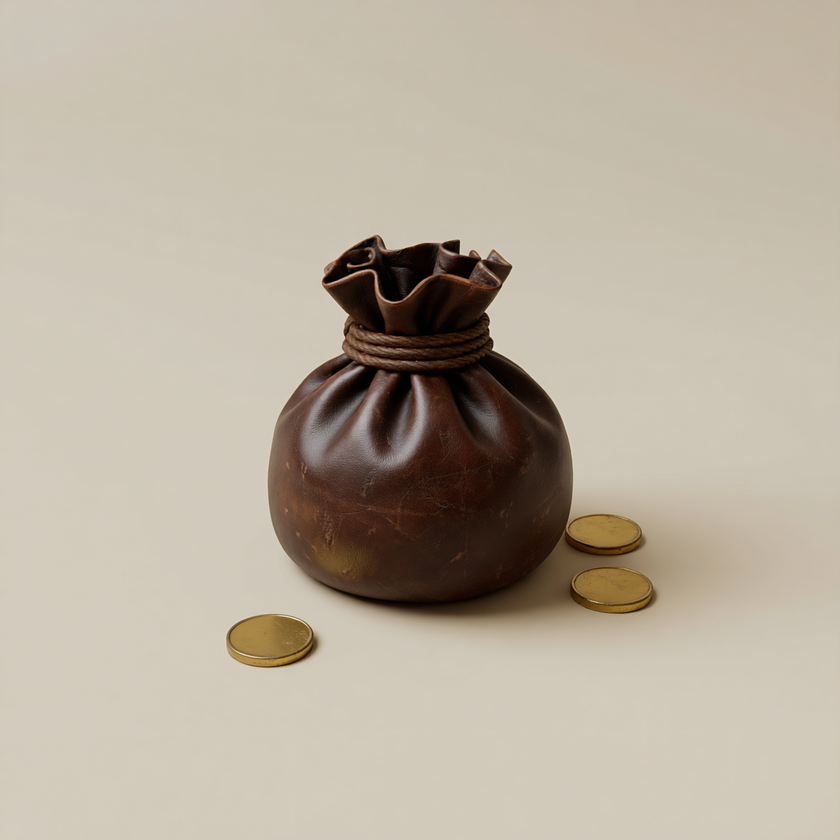
#> input picture scripts/models/prop-pickup-coin/concept.png, 840 x 840 px, shrunk from 1328 x 1328 before the run
$ python register_rear_warp.py ../prop-pickup-coin/concept.png ../prop-pickup-coin/concept.png ../prop-pickup-coin/concept.png
#> lines starting #> are read from the running program, lines starting #| are printed output that depends on the picture; after the words box and inside, x2 and y2 are one past the last pixel; in counts of white or black regions, pixels touching at a corner belong together
"""Register a rear-view painting to the mesh's orthographic back silhouette with a silhouette-driven warp.

python register_rear_warp.py <painting.png> <rear-mask.png> <outDir> [--orientation=painted|mirrored]

Qwen keeps the pose of the grey sculpt it repaints but not always its proportions (a taller figure, longer legs).
A global scale and shift (register_rear.py) then leaves painted boots on the trousers and a tunic hem on the
thighs. This version (1) fits a global anisotropic scale and shift from the silhouettes' bounding boxes, refined
by silhouette IoU, then (2) warps rows with a monotonic dynamic-programming alignment of the two silhouettes'
row profiles (width, centre, run count) and (3) maps each row horizontally piecewise-linearly between matching
silhouette runs (torso, arms, legs). The warp is smoothed so it never tears.

Writes painting-registered.png (mesh frame, painted colours extended past the painted silhouette),
overlay.png, warp.png (displacement field) and registration.json. Both mirror orientations are scored.
--orientation overrides the automatic choice after review (for example when the painted pouch would land on the
hip without the pouch geometry); both scores are still recorded. Without it the output is unchanged.
"""
import json
import sys
from pathlib import Path

import numpy as np
from PIL import Image
from scipy import ndimage

painting_path, mask_path, out = Path(sys.argv[1]), Path(sys.argv[2]), Path(sys.argv[3])
forced = next((arg.split("=", 1)[1] for arg in sys.argv[4:] if arg.startswith("--orientation=")), None)
if forced not in (None, "painted", "mirrored"):
    raise SystemExit(f"unknown orientation {forced}")
out.mkdir(parents=True, exist_ok=True)
paint = np.asarray(Image.open(painting_path).convert("RGB"), dtype=np.float32)
target = np.asarray(Image.open(mask_path).convert("L")) > 127
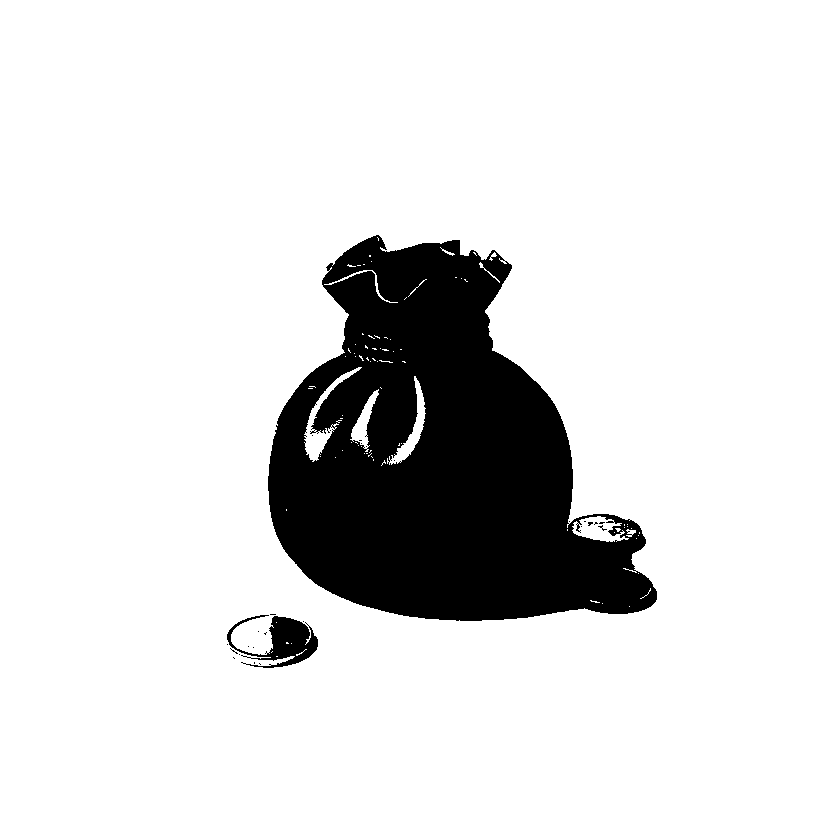
#> target: shape (840, 840) bool; 86.8% white; 27 black regions (25 under 20 px), largest, box (x1, y1, x2, y2) and area: (268, 235, 657, 621) 90981, (227, 615, 318, 668) 2066
H, W = target.shape
if paint.shape[:2] != (H, W):
    raise SystemExit(f"painting {paint.shape[:2]} does not match mask {(H, W)}")


def backdrop_model(image, figure):
    """Per-channel quadratic fit of the backdrop over pixels well outside the figure (painted backdrops are graded)."""
    h, w = image.shape[:2]
    outside = ~ndimage.binary_dilation(figure, iterations=12)
    ys, xs = np.nonzero(outside)
    step = max(1, len(ys) // 40000)
    ys, xs = ys[::step], xs[::step]

    def basis(y, x):
        u, v = x / w - 0.5, y / h - 0.5
        return np.stack([np.ones_like(u), u, v, u * u, v * v, u * v], axis=-1)

    coefficients, *_ = np.linalg.lstsq(basis(ys.astype(np.float64), xs.astype(np.float64)), image[ys, xs].astype(np.float64), rcond=None)
    gy, gx = np.mgrid[0:h, 0:w].astype(np.float64)
    return basis(gy, gx) @ coefficients


def foreground(image):
    border = np.concatenate([image[:6].reshape(-1, 3), image[-6:].reshape(-1, 3), image[:, :6].reshape(-1, 3), image[:, -6:].reshape(-1, 3)])
    backdrop = np.median(border, axis=0)
#> backdrop = [206, 197, 184]
    raw = np.abs(image - backdrop).sum(axis=2) > 30
#> raw: shape (840, 840) bool; 26.1% white; 204 white regions (200 under 20 px), largest, box (x1, y1, x2, y2) and area: (266, 234, 831, 645) 122203, (440, 0, 840, 229) 57000, (225, 613, 324, 668) 4245, (574, 135, 587, 154) 94

    def largest(mask):
        labels, count = ndimage.label(mask)
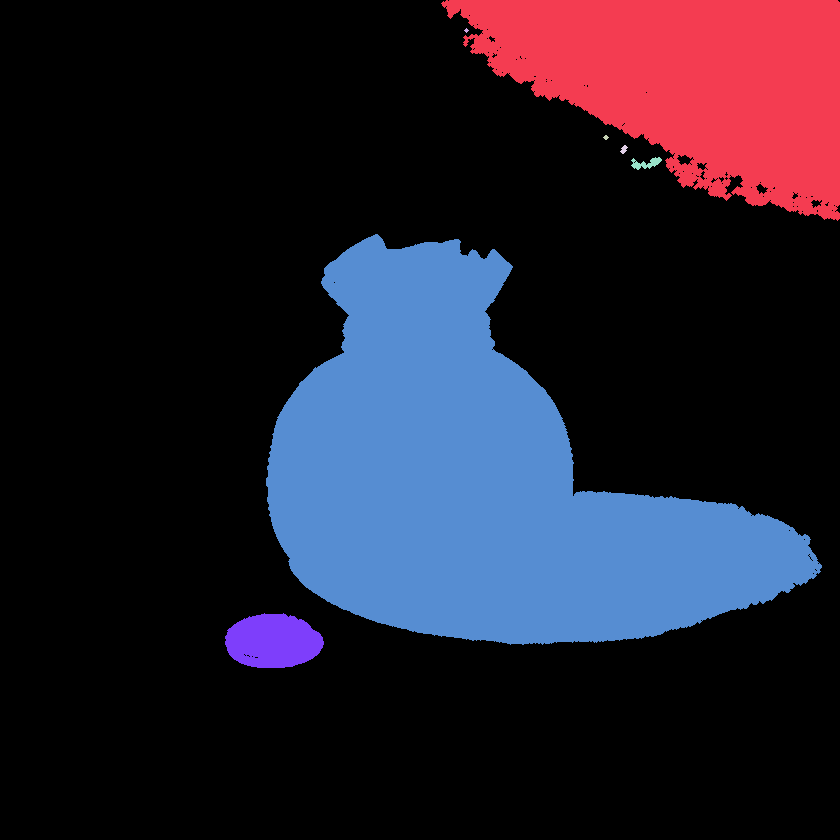
#> labels: shape (840, 840) int32; 8 distinct labels, from 0 to 7; one colour per label, 0 black
#> count = 7
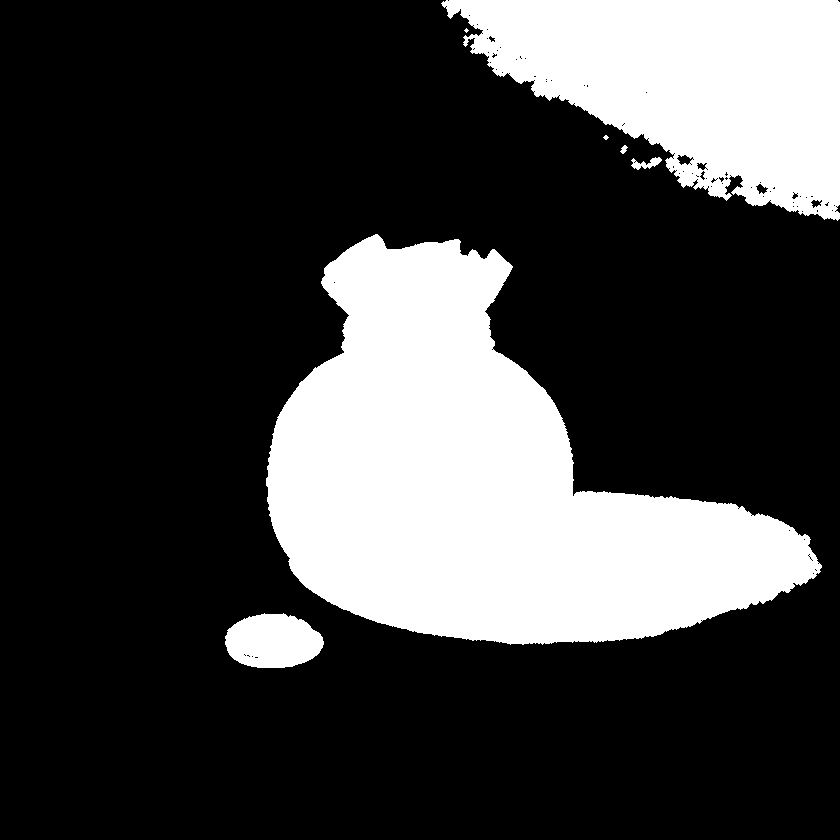
#> mask: shape (840, 840) bool; 25.7% white; 7 white regions (2 under 20 px), largest, box (x1, y1, x2, y2) and area: (266, 234, 822, 645) 121843, (441, 0, 840, 221) 54909, (225, 613, 324, 668) 4222, (631, 157, 662, 170) 194, (620, 145, 628, 154) 40
        if count == 0:
            raise SystemExit("no foreground found in painting")
        sizes = ndimage.sum(mask, labels, range(1, count + 1))
#> sizes = [54909, 13, 18, 40, 194, 121843, 4222]
        return labels == (int(np.argmax(sizes)) + 1)
#> returned value: shape (840, 840) bool; 17.3% white; 1 white region, box (x1, y1, x2, y2) and area: (266, 234, 822, 645) 121843

    first = ndimage.binary_fill_holes(ndimage.binary_closing(largest(ndimage.binary_opening(raw, iterations=2)), iterations=3))
#> first: shape (840, 840) bool; 17.3% white; 1 white region, box (x1, y1, x2, y2) and area: (266, 234, 822, 645) 121915
    model = backdrop_model(image, first)
#> in backdrop_model, `step = max(1, len(ys) // 40000)`: step = 14
#> in backdrop_model, `coefficients, *_ = np.linalg.lstsq(basis(ys.astype(np.float64), xs.ast..`: coefficients = [[204.9, 196.9, 181.2], [-6.5, -7.17, -8.55], [11.87, 12.62, 14.07], [6.34, 6.62, 10.39], [-8.72, -12.91, -15.4], [12.23, 16.17, 23.29]]
    # Painted floor shading (shadows and light pools) is the backdrop darkened or brightened, often cooled toward
    # blue-grey; it is unsaturated. Drop it in the lower part of the frame so the feet, not the floor, bound the figure.
    ratio = image / np.maximum(model, 1.0)
    grey = (ratio.max(axis=2) - ratio.min(axis=2)) < 0.08
#> grey: shape (840, 840) bool; 86.8% white; 62 black regions (59 under 20 px), largest, box (x1, y1, x2, y2) and area: (268, 234, 740, 634) 86560, (226, 614, 321, 668) 4110, (323, 369, 401, 458) 2059
    shade = (ratio.mean(axis=2) > 0.2) & (ratio.mean(axis=2) < 1.8)
#> shade: shape (840, 840) bool; 93% white; 114 black regions (102 under 20 px), largest, box (x1, y1, x2, y2) and area: (322, 273, 568, 612) 44102, (324, 238, 439, 301) 3274, (442, 256, 480, 279) 518
    saturation = (image.max(axis=2) - image.min(axis=2)) / np.maximum(image.max(axis=2), 1.0)
    floor_tone = (saturation < 0.16) & (image.mean(axis=2) > 90)
#> floor_tone: shape (840, 840) bool; 82.8% white; 541 black regions (513 under 20 px), largest, box (x1, y1, x2, y2) and area: (267, 234, 793, 641) 109150, (708, 0, 840, 127) 4248, (226, 614, 323, 669) 4201
    # Warm floor gradients stay bright: in the bottom fifth only the dark boots and trousers are figure.
    floor_tone |= image.mean(axis=2) > 0.72 * float(np.median(model[..., :].mean(axis=2)))
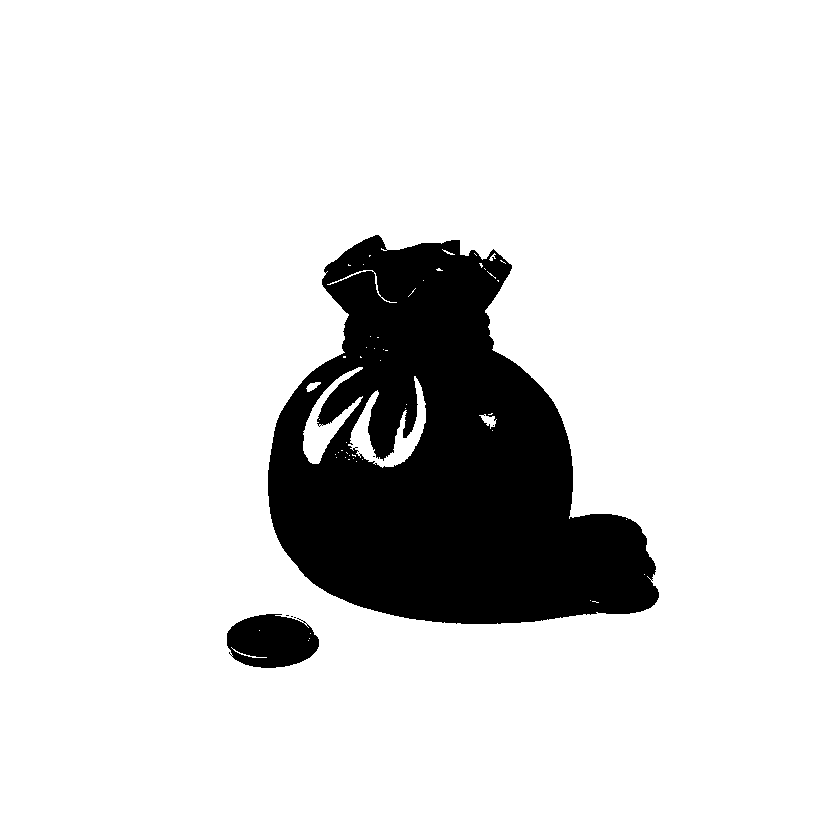
#> floor_tone: shape (840, 840) bool; 86.4% white; 7 black regions (5 under 20 px), largest, box (x1, y1, x2, y2) and area: (268, 235, 659, 624) 92209, (227, 614, 319, 668) 3833
    rows = np.arange(image.shape[0])[:, None] > image.shape[0] * 0.8
    fg = largest(ndimage.binary_opening(raw & ~((grey & shade) | floor_tone) & rows | raw & ~rows, iterations=2))
    # Remaining floor slivers are thin horizontal strips beside the boots: a vertical opening removes them.
    low = np.zeros_like(fg)
    low[int(image.shape[0] * 0.8):] = True
    fg = largest((fg & ~low) | (ndimage.binary_opening(fg, structure=np.ones((9, 1), dtype=bool)) & low))
    solid = ndimage.binary_fill_holes(ndimage.binary_closing(fg, iterations=3))
    # Filling holes also fills backdrop enclosed by the figure (the gap between the legs when a floor shadow joins the
    # boots, the space under an arm). Such regions match the backdrop model and are large: they are not paint.
    backdrop_like = np.abs(image - model).sum(axis=2) < 36
#> backdrop_like: shape (840, 840) bool; 82.6% white; 36 black regions (34 under 20 px), largest, box (x1, y1, x2, y2) and area: (267, 234, 807, 644) 118391, (226, 614, 324, 668) 4212
    enclosed = solid & backdrop_like
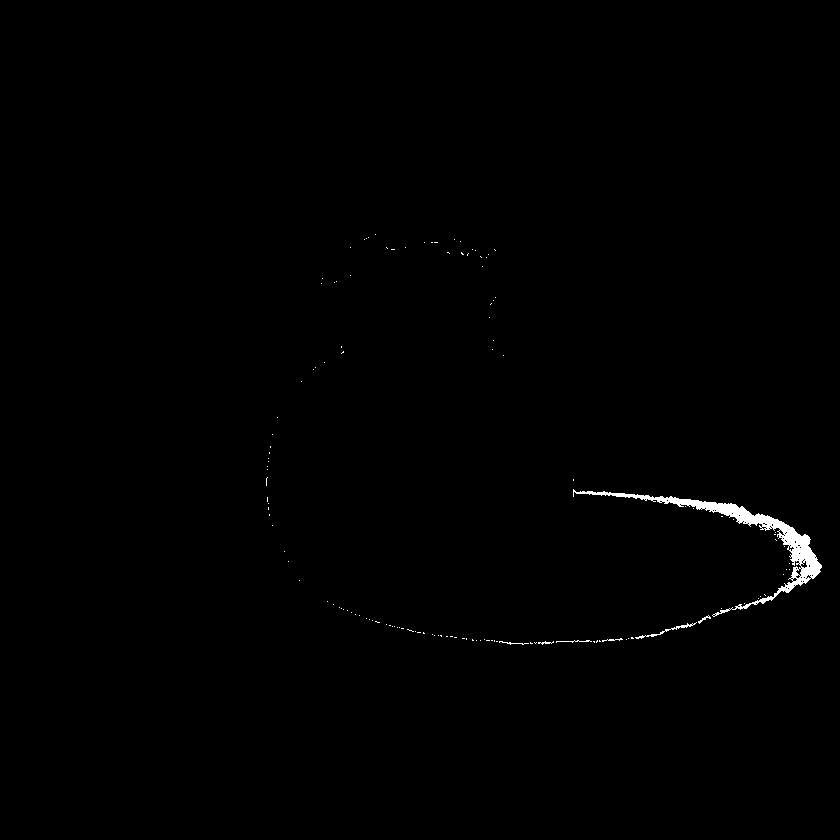
#> enclosed: shape (840, 840) bool; 0.51% white; 132 white regions (125 under 20 px), largest, box (x1, y1, x2, y2) and area: (573, 489, 822, 617) 3053, (635, 622, 697, 639) 125, (556, 640, 592, 643) 42
    labels, count = ndimage.label(enclosed)
#> labels: shape (840, 840) int32; 198 distinct labels, from 0 to 197
#> count = 197
#> (the rest of the program and of its run is left out)
